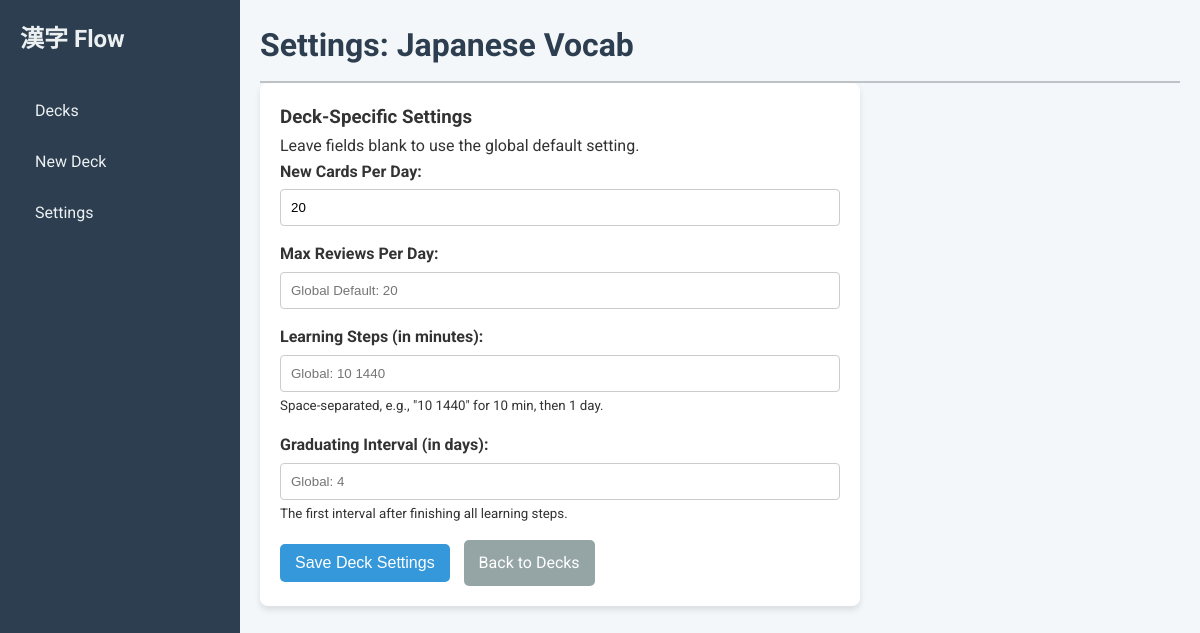
The page /settings/2 on the database as committed earlier.
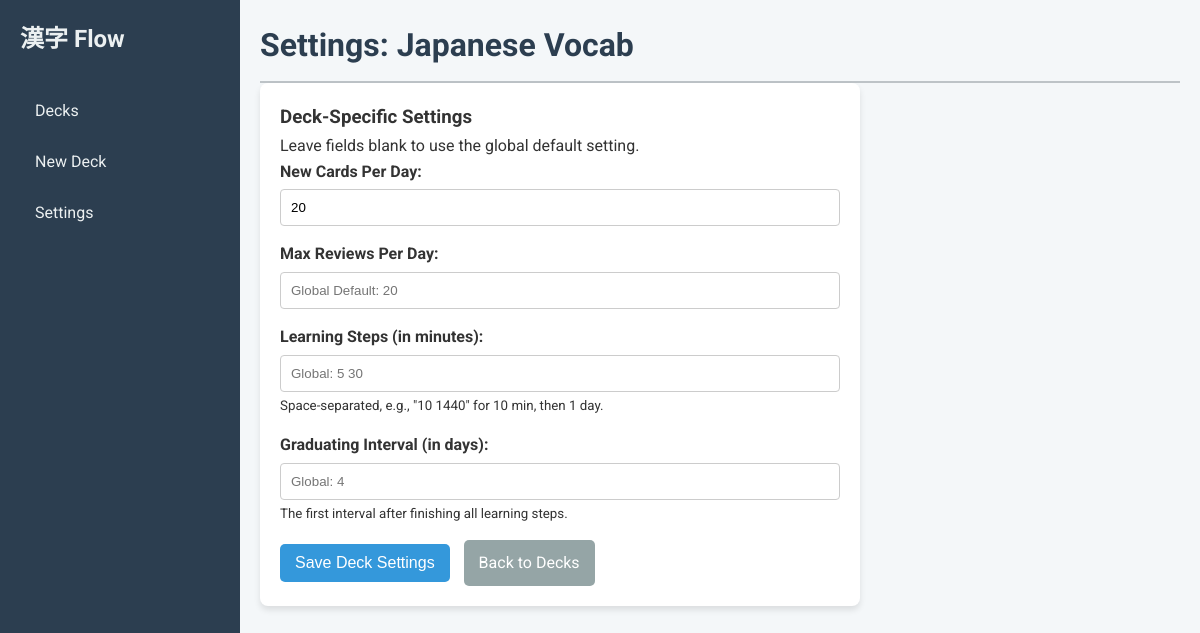
The same page on the database as committed later.
### tables this page shows
CREATE TABLE settings (
            id INTEGER PRIMARY KEY AUTOINCREMENT,
            setting_name TEXT NOT NULL UNIQUE,
            setting_value TEXT NOT NULL
        );

### app/main.py (the view)
@app.get("/settings/{deck_id}", response_class=HTMLResponse)
async def deck_settings_page(request: Request, deck_id: int, db: sqlite3.Connection = Depends(get_database)):
    deck = crud.get_deck(db, deck_id)
    if not deck:
        return RedirectResponse(url="/decks")
    global_new = crud.get_setting(db, "new_cards_per_day") or "5"
    global_max = crud.get_setting(db, "max_reviews_per_day") or "20"
    global_learning_steps = crud.get_setting(db, "learning_steps") or "10 1440"
    global_graduating_interval = int(crud.get_setting(db, "graduating_interval") or "4")
    return templates.TemplateResponse(
        "settings_deck.html",
        {
            "request": request,
            "deck": deck,
            "global_new_cards_per_day": global_new,
            "global_max_reviews_per_day": global_max,
            "global_learning_steps": global_learning_steps,
            "global_graduating_interval": global_graduating_interval,
            "message": None
        }
    )

### templates/settings_deck.html (shortened to what this page needs)
{% extends "base.html" %}
{% block page_title %}Settings: {{ deck.name }}{% endblock %}
{% block content %}
    <div class="card form-card">
        <h3>Deck-Specific Settings</h3>
        <p>Leave fields blank to use the global default setting.</p>
        <form action="/settings/{{ deck.id }}" method="post">
            <div class="form-group">
                <label for="new_cards_per_day">New Cards Per Day:</label>
                <input type="number" id="new_cards_per_day" name="new_cards_per_day" value="{{ deck.new_cards_per_day or '' }}" placeholder="Global Default: {{ global_new_cards_per_day }}" min="1">
            </div>
            <div class="form-group">
                <label for="max_reviews_per_day">Max Reviews Per Day:</label>
                <input type="number" id="max_reviews_per_day" name="max_reviews_per_day" value="{{ deck.max_reviews_per_day or '' }}" placeholder="Global Default: {{ global_max_reviews_per_day }}" min="1">
            </div>
            <div class="form-group">
                <label for="learning_steps">Learning Steps (in minutes):</label>
                <input type="text" id="learning_steps" name="learning_steps" value="{{ deck.learning_steps or '' }}" placeholder="Global: {{ global_learning_steps }}">
                <small>Space-separated, e.g., "10 1440" for 10 min, then 1 day.</small>
            </div>
            <div class="form-group">
                <label for="graduating_interval">Graduating Interval (in days):</label>
                <input type="number" id="graduating_interval" name="graduating_interval" value="{{ deck.graduating_interval or '' }}" placeholder="Global: {{ global_graduating_interval }}" min="1">
                <small>The first interval after finishing all learning steps.</small>
            </div>
            <button type="submit" class="btn btn-primary">Save Deck Settings</button>
            <a href="/decks" class="btn btn-secondary">Back to Decks</a>
        </form>
    </div>
{% endblock %}

Rows that differ between the two databases and show on the page:
added settings: max_reviews_per_day "Global Default: 20"
added settings: learning_steps "Global: 5 30"
Other text that changed with them:
form field max_reviews_per_day: "Global Default: 20" → (not shown)
form field learning_steps: "Global: 10 1440" → (not shown)
